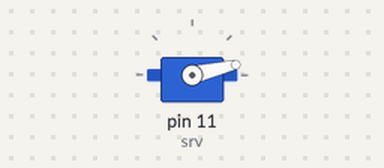
Bench run of a sketch on a simulated Arduino Nano, built with avr-gcc and run on an emulated ATmega328P. Shown: servo.

Above: at 0.05 s.
At 0.2 s:
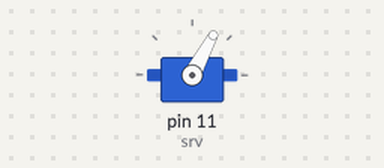
At 0.35 s:
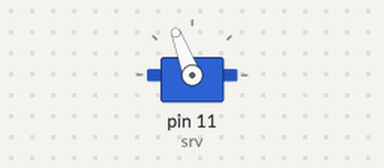
At 0.7 s:
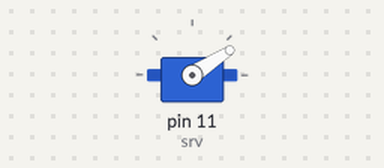
Timing chart, 0 to 3.0 s (numbered marks = the images above):
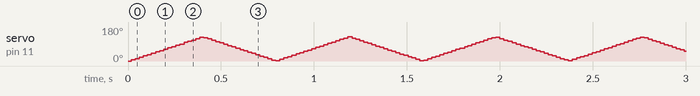

The sketch:

nano-servo.ino
```cpp
#include <Servo.h>


Servo srv;


int min = 0;
int max = 128;
int servoDelay = 3;

void setup() {
  srv.attach(11);
}

void loop() {
  for(int i = min; i < max; i++) {
    srv.write(i);
    delay(servoDelay);
  }

  for(int j = max; j > min; j--) {
    srv.write(j);
    delay(servoDelay);
  }

}
```
